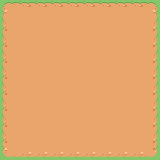

The image is a tile-based game level rendered from a .tmx file. Its description and complete source (layers, tilesets, objects, tile grids) follow:
An orthogonal 10x10 tile map with 16x16 px tiles, 1 tile layer (Grass-n-Houses).

<map version="1.10" tiledversion="1.10.2" orientation="orthogonal" renderorder="right-down" width="10" height="10" tilewidth="16" tileheight="16" infinite="0" nextlayerid="4" nextobjectid="1">
 <editorsettings>
  <export target="TinyTownMap.json" format="json" />
 </editorsettings>
 <tileset firstgid="1" name="tiny-town-packed" tilewidth="16" tileheight="16" tilecount="132" columns="12">
  <image source="kenny-tiny-town-tilemap-packed.png" width="192" height="176" />
 </tileset>
 <layer id="1" name="Grass-n-Houses" width="10" height="10">
  <data encoding="csv">
13,14,14,14,14,14,14,14,14,15,
25,26,26,26,26,26,26,26,26,27,
25,26,26,26,26,26,26,26,26,27,
25,26,26,26,26,26,26,26,26,27,
25,26,26,26,26,26,26,26,26,27,
25,26,26,26,26,26,26,26,26,27,
25,26,26,26,26,26,26,26,26,27,
25,26,26,26,26,26,26,26,26,27,
25,26,26,26,26,26,26,26,26,27,
37,38,38,38,38,38,38,38,38,39
</data>
 </layer>
</map>
